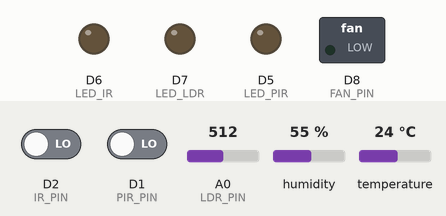
The sketch below on a simulated ESP8266 (NodeMCU). Parts: switched loads named in the sketch (green lamp = pin HIGH), output pins drawn as LEDs (lit = HIGH). Inputs (shaded band) come from the test bench; at power-on: humidity 55 %, A0 (LDR_PIN) = 512, D2 (IR_PIN) LOW, D1 (PIR_PIN) LOW, temperature 24 °C. WiFi joins after 1.5 s; servers stay silent unless stated.

Above: at 3.0 s.
3.1 s: humidity set to 69 %
5.0 s: humidity set to 72 %
At 6.2 s:
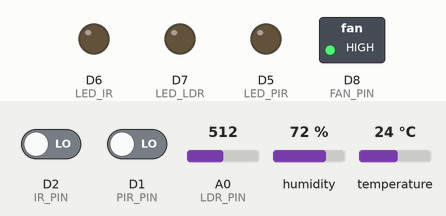
7.3 s: A0 (LDR_PIN) set to 481
At 8.3 s:
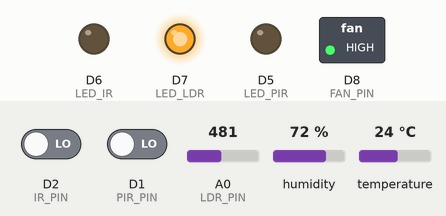
8.8 s: D2 (IR_PIN) driven HIGH
At 9.4 s:
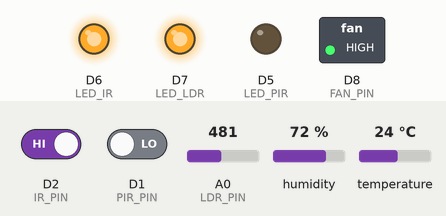
10.3 s: D1 (PIR_PIN) driven HIGH
At 10.6 s:
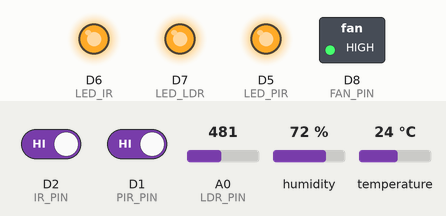
11.8 s: A0 (LDR_PIN) set to 510
At 12.9 s:
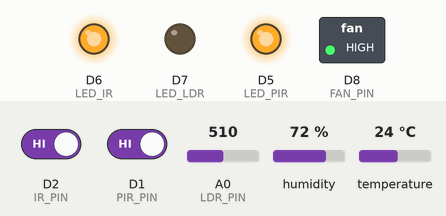
Timing chart, 0 to 14.3 s (numbered marks = the images above; inputs shaded):
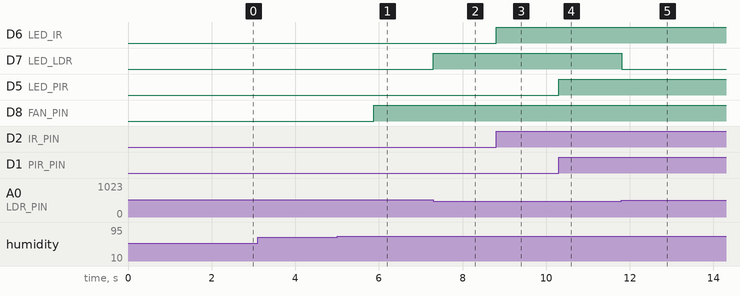

The sketch:

Smart_Lighting_Control.ino
```cpp
#include <ESP8266WiFi.h>
#include <BlynkSimpleEsp8266.h>
#include <DHT.h>

// Define pins for sensors and actuators
#define PIR_PIN D1         // PIR Motion Sensor
#define IR_PIN D2          // IR Sensor
#define DHT_PIN D3         // DHT11 Sensor
#define LDR_PIN A0         // LDR Sensor (Analog pin)
#define LED_PIR D5         // LED controlled by PIR
#define LED_IR D6          // LED controlled by IR
#define LED_LDR D7         // LED controlled by LDR
#define FAN_PIN D8         // Fan controlled by temperature/humidity

// DHT11 settings
#define DHT_TYPE DHT11
DHT dht(DHT_PIN, DHT_TYPE);

// Temperature and humidity threshold
float tempThreshold = 30.0; // Celsius
float humThreshold = 70.0;  // Percentage

// Blynk auth token
char auth[] = "YourAuthToken"; // Replace with your Blynk auth token

// WiFi credentials
char ssid[] = "YourNetworkName"; // Replace with your WiFi SSID
char pass[] = "YourPassword";    // Replace with your WiFi password

BlynkTimer timer;

bool manualMode = false;
bool manualPIRLEDState = false;
bool manualIRLEDState = false;
bool manualLDRLEDState = false;

void setup() {
  // Initialize serial communication
  Serial.begin(115200);

  // Initialize the DHT sensor
  dht.begin();

  // Initialize pins
  pinMode(PIR_PIN, INPUT);
  pinMode(IR_PIN, INPUT);
  pinMode(LDR_PIN, INPUT);
  pinMode(LED_PIR, OUTPUT);
  pinMode(LED_IR, OUTPUT);
  pinMode(LED_LDR, OUTPUT);
  pinMode(FAN_PIN, OUTPUT);

  // Ensure all LEDs and fan are off at the start
  digitalWrite(LED_PIR, LOW);
  digitalWrite(LED_IR, LOW);
  digitalWrite(LED_LDR, LOW);
  digitalWrite(FAN_PIN, LOW);

  // Initialize Blynk
  Blynk.begin(auth, ssid, pass);

  // Setup a timer to run every 2 seconds
  timer.setInterval(2000L, sendSensorData);
}

void loop() {
  Blynk.run();
  timer.run();

  if (!manualMode) {
    // Automatic mode: Read sensor values and control devices
    bool pirState = digitalRead(PIR_PIN);
    bool irState = digitalRead(IR_PIN);
    int ldrValue = analogRead(LDR_PIN);
    float temperature = dht.readTemperature();
    float humidity = dht.readHumidity();

    // Control LED with PIR sensor
    if (pirState) {
      digitalWrite(LED_PIR, HIGH);
    } else {
      digitalWrite(LED_PIR, LOW);
    }

    // Control LED with IR sensor
    if (irState) {
      digitalWrite(LED_IR, HIGH);
    } else {
      digitalWrite(LED_IR, LOW);
    }

    // Control LED with LDR sensor
    if (ldrValue < 500) {  // Adjust the threshold value as needed
      digitalWrite(LED_LDR, HIGH);
    } else {
      digitalWrite(LED_LDR, LOW);
    }

    // Control fan with temperature and humidity
    if (temperature > tempThreshold || humidity > humThreshold) {
      digitalWrite(FAN_PIN, HIGH);
    } else {
      digitalWrite(FAN_PIN, LOW);
    }
  } else {
    // Manual mode: Control LEDs based on Blynk app input
    digitalWrite(LED_PIR, manualPIRLEDState ? HIGH : LOW);
    digitalWrite(LED_IR, manualIRLEDState ? HIGH : LOW);
    digitalWrite(LED_LDR, manualLDRLEDState ? HIGH : LOW);
  }
}

void sendSensorData() {
  // Read sensor values
  float temperature = dht.readTemperature();
  float humidity = dht.readHumidity();
  int ldrValue = analogRead(LDR_PIN);

  // Send sensor values to Blynk app
  Blynk.virtualWrite(V5, temperature);
  Blynk.virtualWrite(V6, humidity);
}

BLYNK_WRITE(V0) {
  // Mode control (manual or automatic)
  manualMode = param.asInt();
}

BLYNK_WRITE(V1) {
  // Manual control of PIR LED
  manualPIRLEDState = param.asInt();
}

BLYNK_WRITE(V2) {
  // Manual control of IR LED
  manualIRLEDState = param.asInt();
}

BLYNK_WRITE(V3) {
  // Manual control of LDR LED
  manualLDRLEDState = param.asInt();
}
```

Measured:
- the behaviour switches between 70 and 71 % on humidity (found by bisection; images 0 and 1)
- the behaviour switches between 500 and 499 on A0 (LDR_PIN) (found by bisection; images 1 and 2)
- after the input at 3.1 s, every drawn part: stays the same
- after the input at 5.0 s, D8 (FAN_PIN): LOW → HIGH after 0.87 s
- after the input at 7.3 s, D7 (LED_LDR): LOW → HIGH at once
- after the input at 8.8 s, D6 (LED_IR): LOW → HIGH at once
- after the input at 10.3 s, D5 (LED_PIR): LOW → HIGH at once
- after the input at 11.8 s, D7 (LED_LDR): HIGH → LOW at once
